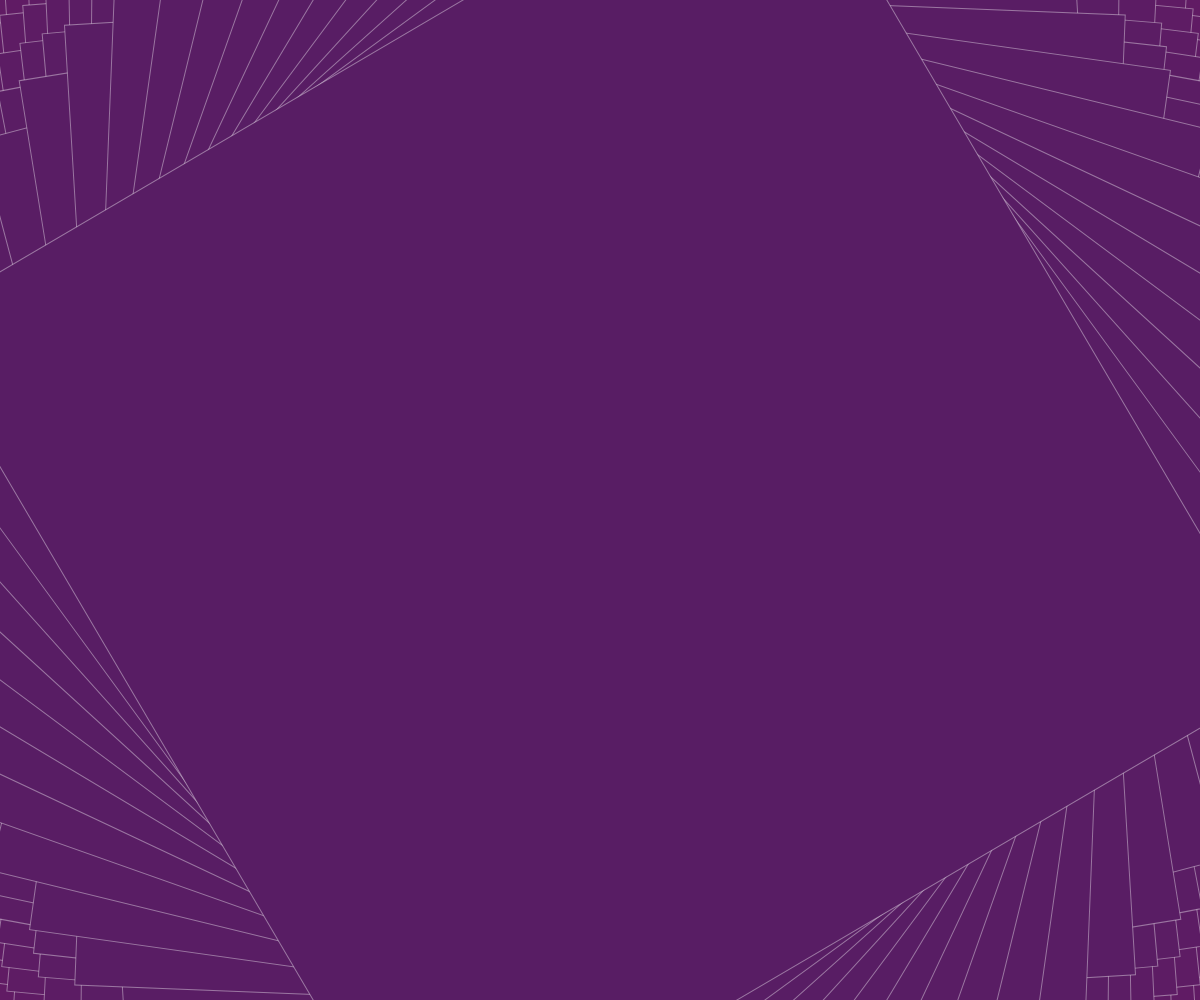
Frame 1 (no input)
Frame 60 (no input): identical to frame 1, image omitted
Frame 120 (the mouse pressed at the canvas centre since frame 60): identical to frame 1, image omitted

The p5.js sketch that drew this single still picture (run headless with seeded random() and noise() and a simulated clock; from frame 60 on, the mouse is pressed at the canvas centre):

// p5.js sketch
// ── sketch.js
let degwade;


function setup() {
  createCanvas(windowWidth,windowHeight); 
degwade = circularGradiant(width,height,156,9,100,20,50,100);

    
    
 }

function draw() {
  background(255);
  

image(degwade,0,0,width,height);
}
function linearGradiant(w,h,r1,v1,b1,r2,v2,b2){
  
 let graphic = createGraphics(w,h);
  for(let compteur=0; compteur< height;compteur++){

    let red= map(compteur,0, h,r1,r2);
    let green = map(compteur,0, h,v1,v2);
    let blue = map(compteur,0, h,b1,b2);

    graphic.stroke(red,green,blue);
    graphic.line(0,compteur,w,compteur);

  } 
return graphic;
}

  
function circularGradiant(w,h,r1,v1,b1,r2,v2,b2){
  let graphic = createGraphics(w,h);
   
   h=h*2;
   graphic.rectMode(CENTER);
   graphic.translate(graphic.width/2,graphic.height/2);

   for(let compteur=0; compteur< height;compteur++){

     let red= map(compteur,0, h,r1,r2);
     let green = map(compteur,0, h,v1,v2);
     let blue = map(compteur,0, h,b1,b2);
 
     graphic.fill(red,green,blue)
     graphic.stroke(255,100);
     graphic.rotate(0.1);
     graphic.rect(0,0,h-compteur,h-compteur);
   
  }
 return graphic;
}
